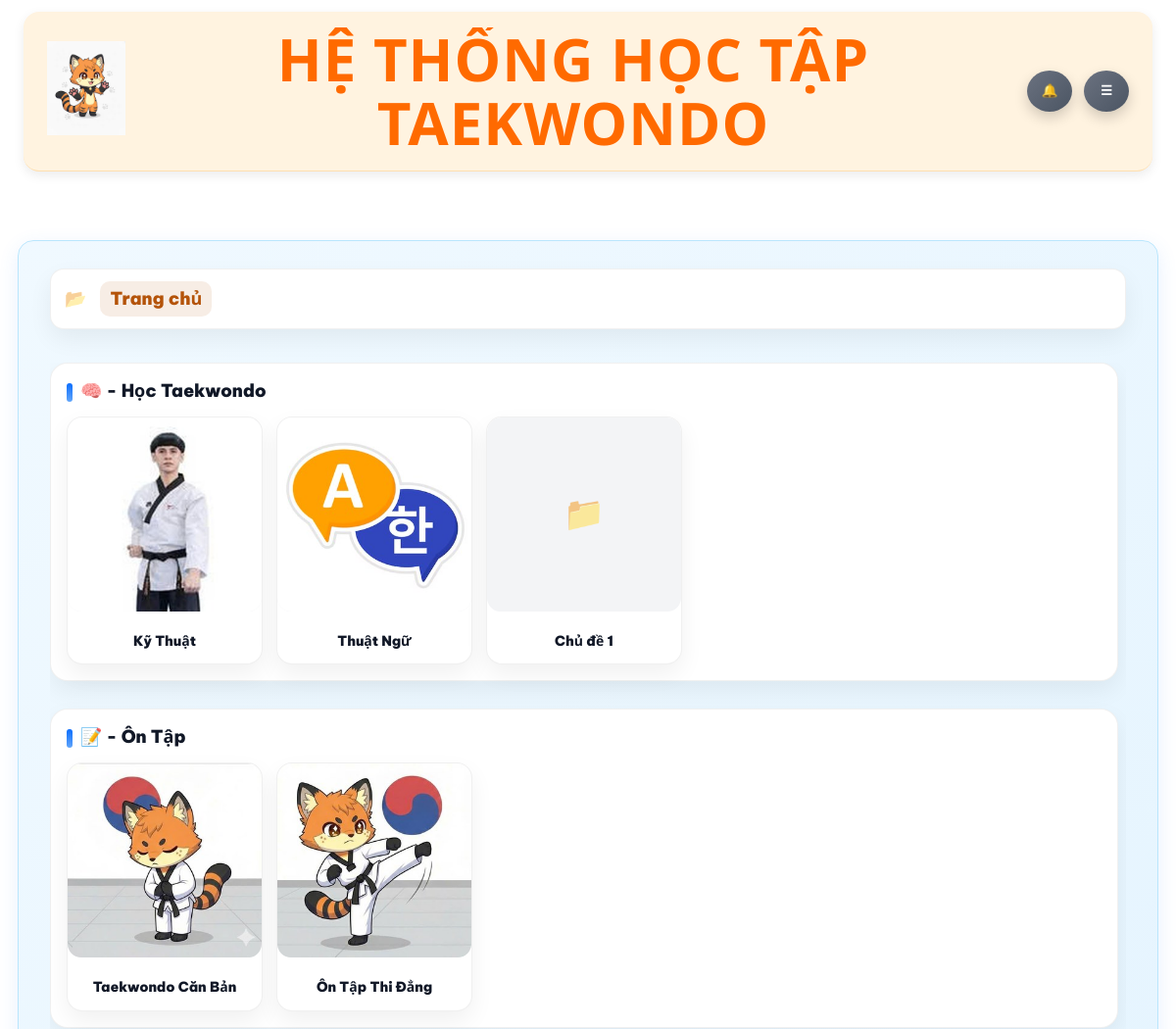
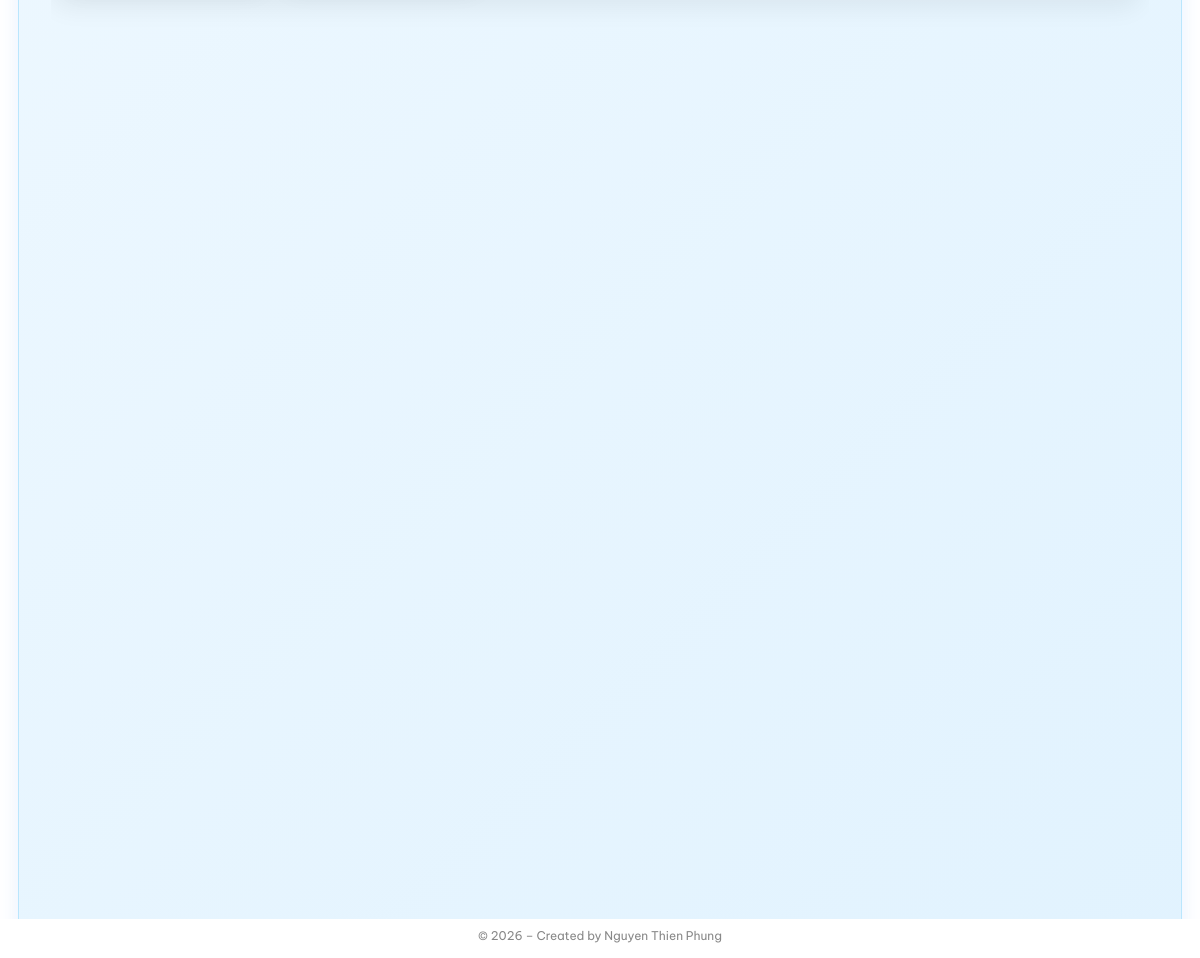
/Page (signed in), run on the app's committed database (2 pictures, top to bottom).
### Hệ thống ôn tập Taekwondo.py (models this page shows)
class EduFolder(db.Model):
    __tablename__ = "edu_folders"
    id = db.Column(db.Integer, primary_key=True)
    name = db.Column(db.String(255), nullable=False)
    image = db.Column(db.String(255))
    level = db.Column(db.Integer, nullable=False)  # 1 / 2 / 3
    parent_id = db.Column(db.Integer, db.ForeignKey("edu_folders.id"))
    parent = db.relationship(
        "EduFolder",
        remote_side=[id],
        backref="children"
    )
    order = db.Column(db.Integer, default=0)
    created_at = db.Column(SafeDateTime, default=now_vn)
    is_active = db.Column(db.Integer, default=1)  # 🔥 PHẢI CÓ

class Folder(db.Model):
    id = db.Column(db.Integer, primary_key=True)
    name = db.Column(db.String(200), nullable=False)
    level = db.Column(db.Integer, nullable=False, default=1)
    parent_id = db.Column(db.Integer, db.ForeignKey("folder.id"), nullable=True)
    parent = db.relationship(
        "Folder",
        remote_side=[id],
        backref=db.backref("children", lazy=True)
    )
    member_plans = db.Column(db.String(100), default="FREE,BASIC,PRO,VIP")
    order_index = db.Column(db.Integer, nullable=False)
    image = db.Column(db.String(255))
    is_active_practice = db.Column(db.Integer, default=1)  # ✅ BẬT / TẮT

### Hệ thống ôn tập Taekwondo.py (the view)
@app.route("/Page")
@login_required
def page_root():
    edu_folders = (
        EduFolder.query
        .filter(
            EduFolder.level == 1,
            EduFolder.is_active == 1      # 🔥 CHỐT CHẶN Ở ĐÂY
        )
        .order_by(EduFolder.order.asc(), EduFolder.id.asc())
        .all()
    )
    folder1_list = (
        Folder.query
        .filter_by(level=1)
        .order_by(Folder.order_index)
        .all()
    )
    items = [{
        "name": f.name,
        "image": url_for("static", filename=f.image) if f.image else None,
        "url": url_for("page_level1", slug1=slugify(f.name))
    } for f in folder1_list]
    return render_template(
        "folder_list.html",
        page_title="Trang chủ",
        edu_folders=edu_folders,
        lessons=[],
        items=items,
        breadcrumbs=[{"name": "Trang chủ", "url": None}],
        mode="home"   # 🔥 DÒNG QUYẾT ĐỊNH
    )

### Hệ thống ôn tập Taekwondo.py (called while the page is built, shortened)
def now_vn():
    return datetime.now(VN_TZ)

def slugify(text):
    text = text.replace("đ", "d").replace("Đ", "D")
    text = unicodedata.normalize("NFKD", text)
    text = text.encode("ascii", "ignore").decode("ascii")
    text = re.sub(r"[^a-zA-Z0-9]+", "_", text)
    return text.strip("_").lower()

@app.before_request
def force_change_password():
    if not current_user.is_authenticated:
        return
    allowed = [
        "account",
        "account_change_password",
        "logout",
        "static"
    ]
    if current_user.must_change_password:
        if request.endpoint not in allowed:
            return redirect(url_for("account"))

@app.context_processor
def inject_year():
    return {"current_year": datetime.now().year}

@app.context_processor
def inject_header_notifications():
    items = []
    unread_count = 0
    try:
        if current_user.is_authenticated:
            cleanup_old_notifications(30)
            if current_user.role == "admin":
                all_admin_items = (
                    Notification.query
                    .filter_by(role="admin")
                    .order_by(Notification.created_at.desc(), Notification.id.desc())
                    .all()
                )
                sorted_items = sorted(all_admin_items, key=admin_notification_priority)
                items = sorted_items[:10]
                unread_count = sum(1 for x in all_admin_items if not x.is_read)
    except Exception as e:
        print("[inject_header_notifications] ERROR:", e)
    return dict(
        header_notifications=items,
        header_notification_unread=unread_count
    )

def admin_notification_priority(n):
    action = (n.action_type or "").strip().lower()
    if action == "renew_request" and not bool(n.is_done):
        return (0, -(n.id or 0))
    if action == "feedback" and not bool(n.is_read) and not bool(n.is_done):
        return (1, -(n.id or 0))
    if action == "renew_request" and bool(n.is_done):
        return (2, -(n.id or 0))
    if action == "feedback":
        return (3, -(n.id or 0))
    return (9, -(n.id or 0))

@login_manager.user_loader
def load_user(user_id):
    return db.session.get(User, int(user_id))

    def process_bind_param(self, value, dialect):
        if value is None:
            return None
        if isinstance(value, str) and value.strip() == "":
            return None
        if isinstance(value, datetime):
            return value.replace(microsecond=0).isoformat(sep=" ")
        return str(value)

### templates/folder_list.html (shortened to what this page needs)
{% extends "base.html" %}
{% block body_class %}page-sets{% endblock %}
{% block page_css %}
  <link rel="stylesheet" href="{{ url_for('static', filename='css/folder_list.css', v=20260228) }}">
{% endblock %}
{% block content %}
<div class="sets-wrap">
  <div class="sets-inner">
    <nav class="breadcrumb breadcrumb-box" aria-label="Breadcrumb">
      {% for b in breadcrumbs %}
        {% if b.url %}
          <a href="{{ b.url }}">{{ b.name }}</a>
        {% else %}
          <span class="current">{{ b.name }}</span>
        {% endif %}
      {% endfor %}
    </nav>
    <div class="sets-scroll">
      {% if mode in ["home", "edu"] %}
      <section class="topic-section">
        <div class="topic-title">🧠 - Học Taekwondo</div>
        {% if lessons and lessons|length > 0 %}
          <div class="lesson-grid">
            {% for l in lessons %}
              <a class="ui-card card-btn lesson-card" href="/lesson/{{ l.slug }}">
                <div class="folder-thumb">
                  {% if l.image %}
                    <img src="{{ url_for('static', filename=l.image) }}" alt="">
                  {% else %}
                    <div class="img-placeholder">📘</div>
                  {% endif %}
                </div>
                <div class="card-title">{{ l.title }}</div>
              </a>
            {% endfor %}
          </div>
        {% elif edu_folders and edu_folders|length > 0 %}
          <div class="folder-grid">
            {% for folder in edu_folders %}
              <a class="ui-card card-btn folder-card" href="{{ url_for('sets', edu_id=folder.id) }}">
                <div class="folder-thumb">
                  {% if folder.image %}
                    <img src="{{ url_for('static', filename=folder.image) }}" alt="">
                  {% else %}
                    <div class="img-placeholder">📁</div>
                  {% endif %}
                </div>
                <div class="card-title">{{ folder.name }}</div>
              </a>
            {% endfor %}
          </div>
        {% else %}
          <div class="sets-empty">Chủ đề này chưa có bài học.</div>
        {% endif %}
      </section>
      {% endif %}
      {% if mode in ["home", "practice"] %}
      <section class="topic-section">
        <div class="topic-title">📝 - Ôn Tập</div>
        <div class="folder-grid">
          {% for item in items %}
            {% if item.folder3_id %}
              <a class="ui-card card-btn folder-card js-open-replay"
                 href="#"
                 data-folder3-id="{{ item.folder3_id }}"
                 data-folder3-name="{{ item.name|e }}">
                <div class="folder-thumb">
                  {% if item.image %}
                    <img src="{{ item.image }}" alt="">
                  {% else %}
                    <div class="img-placeholder">📂</div>
                  {% endif %}
                </div>
                <div class="card-title">{{ item.name }}</div>
              </a>
            {% else %}
              <a class="ui-card card-btn folder-card" href="{{ item.url }}">
                <div class="folder-thumb">
                  {% if item.image %}
                    <img src="{{ item.image }}" alt="">
                  {% else %}
                    <div class="img-placeholder">📂</div>
                  {% endif %}
                </div>
                <div class="card-title">{{ item.name }}</div>
              </a>
            {% endif %}
          {% endfor %}
        </div>
      </section>
      {% endif %}
    </div>
  </div>
</div>
{% endblock %}

### static/css/base.css (style rules this page uses)
* { box-sizing: border-box; font-family: Arial, Helvetica, sans-serif; }
html, body { margin:0; padding:0; height:100%; overflow:auto; }
body { min-height: 100vh; font-family: "Segoe UI", sans-serif; color: #222; background: none; }
a { text-decoration: none; color: #2563eb; }
:root { --font-main: "Be Vietnam Pro", system-ui, -apple-system, "Segoe UI", Roboto, "Helvetica Neue", Arial, "Noto Sans", "Liberation Sans", sans-serif; }
html, body { font-family: var(--font-main) !important; text-rendering: geometricPrecision; -webkit-font-smoothing: antialiased; -moz-osx-font-smoothing: grayscale; }
*, *::before, *::after { font-family: inherit; }
small, label, a, p, span, li { font-family: inherit !important; }

### static/css/ui.css (style rules this page uses)
:root { --ui-radius-pill: 999px; --ui-radius-12: 12px; --ui-radius-14: 14px; --ui-radius-18: 18px; --ui-blue-1:#2563eb; --ui-blue-2:#3b82f6; --ui-green-1:#16a34a; --ui-green-2:#22c55e; --ui-red-1:#ef4444; --ui-red-2:#dc2626; --ui-gray-1:#6b7280; --ui-gray-2:#4b5563; --ui-yellow-1:#ffe066; --ui-yellow-2:#f7b500; --ui-pink-1:#fda4af; --ui-pink-2:#fb7185; --ui-shadow-main: 0 6px 14px rgba(0,0,0,.18); --ui-shadow-soft: 0 14px 30px rgba(0,0,0,.10); --ui-focus-ring: 0 0 0 4px rgba(37,99,235,.14); }

### static/css/sets.css (style rules this page uses)
.sets-wrap { width: 100%; margin: 32px 0; }
.sets-inner { width: calc(100% - 96px); margin: 0 auto; padding: 28px 32px; background: linear-gradient(135deg, #f0f9ff, #e0f2fe); border: 1px solid #bae6fd; border-radius: 16px; box-shadow: 0 6px 20px rgba(59,130,246,.12); box-sizing: border-box; }
.breadcrumb::before { content: "📂 "; opacity: 0.6; }
.breadcrumb-box { background: #f8fafc; border: 1px solid #e5f0ff; border-radius: 12px; padding: 20px 24px; margin-bottom: 20px; box-sizing: border-box; }
.breadcrumb { margin-bottom: 28; font-size: 18px; font-weight: 700; color: #111; }
.breadcrumb span { margin: 0 6px; color: #64748b; }
.breadcrumb .current { font-weight: 800; color: #111; }
.topic-title { font-size: 30px; font-weight: 900; color: #0b5ed7; margin-bottom: 20px; padding-left: 14px; position: relative; }
.topic-title::before { content: ""; position: absolute; left: 0; top: 4px; width: 6px; height: 80%; background: linear-gradient(180deg, #0d6efd, #60a5fa); border-radius: 4px; }
.topic-section { width: 100%; max-width: 100%; padding: 20px 24px; margin-bottom: 28px; background: linear-gradient(135deg, #f0f9ff, #e0f2fe); border: 1px solid #bae6fd; border-radius: 20px; box-shadow: 0 6px 20px rgba(59,130,246,.12); box-sizing: border-box; }
.lesson-grid, .folder-grid, .sets-grid { display: grid; grid-template-columns: repeat(auto-fill, 200px); gap: 20px; justify-content: flex-start; align-items: start; align-content: flex-start; width: 100%; max-width: 100%; }
.folder-thumb { width: 140px; height: 140px; display: flex; align-items: center; justify-content: center; border-radius: 14px; background: #f4f6f8; overflow: hidden; margin-bottom: 10px; box-sizing: border-box; }
.folder-thumb img { width: 100%; height: 100%; object-fit: cover; border-radius: 12px; }
.img-placeholder { font-size: 48px; color: #f59e0b; }
.card-title { font-size: 17px; font-weight: 700; color: #1d4ed8; text-align: center; line-height: 1.35; }

### static/css/result.css (style rules this page uses)
:root { --rs-text: #111827; --rs-muted:#6b7280; --rs-red:#e53935; --rs-orange:#ea580c; --rs-border:#e5e7eb; --rs-card:#ffffff; --rs-soft-blue:#f7fbff; --rs-soft-blue-bd:#e3eef8; --rs-shadow: 0 20px 50px rgba(0,0,0,.18); }

### data on the page
EduFolder: image (picture), name "Kỹ Thuật"
EduFolder: image (picture), name "Thuật Ngữ"
EduFolder: name "Chủ đề 1"
Folder: shows a picture, name "Taekwondo Căn Bản"
Folder: shows a picture, name "Ôn Tập Thi Đẳng"

### other printed values
{{ b.name }} "Trang chủ"
